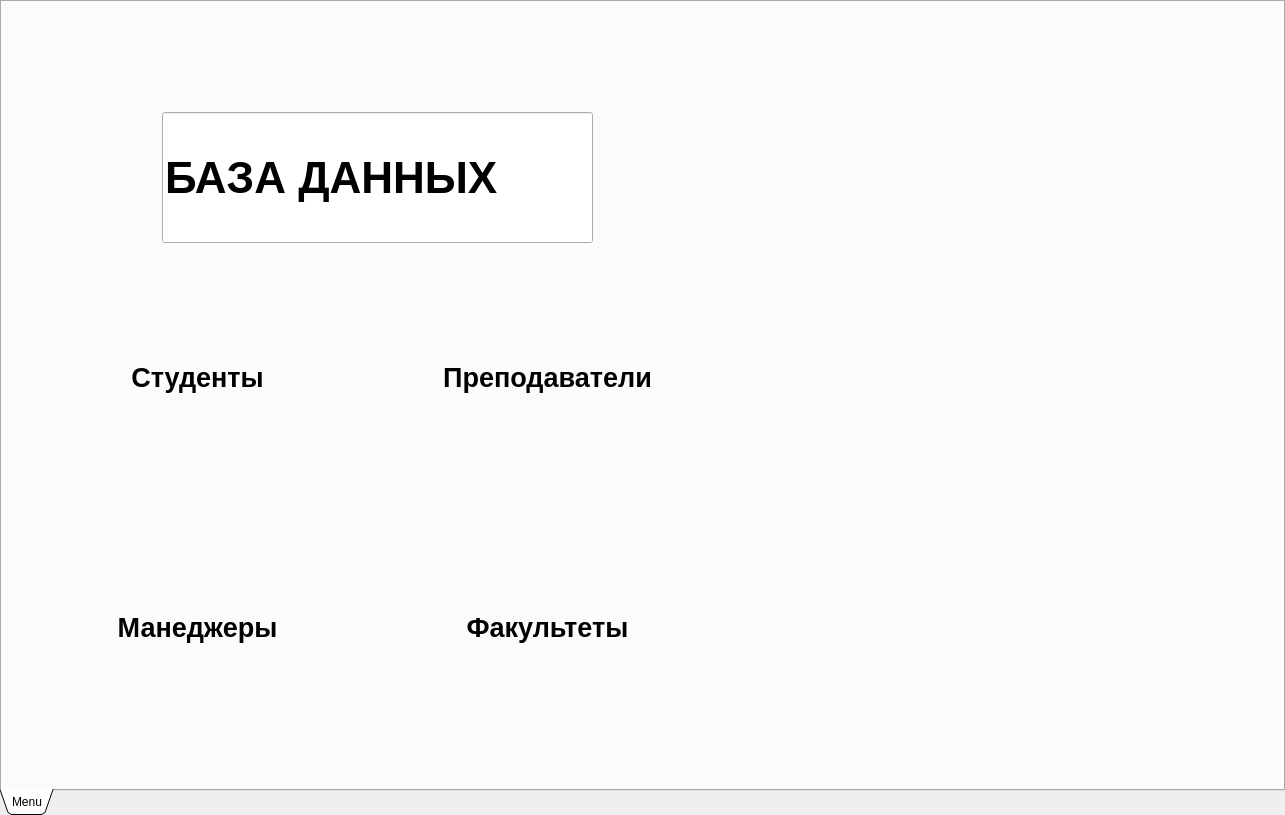
<?xml version="1.0" encoding="UTF-8"?>
<ui version="4.0">
 <class>Form</class>
 <widget class="QWidget" name="Form">
  <property name="geometry">
   <rect>
    <x>0</x>
    <y>0</y>
    <width>1285</width>
    <height>815</height>
   </rect>
  </property>
  <property name="windowTitle">
   <string>Form</string>
  </property>
  <widget class="QTabWidget" name="tabWidget">
   <property name="geometry">
    <rect>
     <x>0</x>
     <y>0</y>
     <width>1285</width>
     <height>815</height>
    </rect>
   </property>
   <property name="tabPosition">
    <enum>QTabWidget::South</enum>
   </property>
   <property name="tabShape">
    <enum>QTabWidget::Triangular</enum>
   </property>
   <property name="currentIndex">
    <number>0</number>
   </property>
   <widget class="QWidget" name="menu">
    <attribute name="title">
     <string>Menu</string>
    </attribute>
    <widget class="QLabel" name="tabMenu">
     <property name="geometry">
      <rect>
       <x>0</x>
       <y>0</y>
       <width>1280</width>
       <height>800</height>
      </rect>
     </property>
     <property name="text">
      <string/>
     </property>
     <property name="pixmap">
      <pixmap>DesignImages/fon_end1.png</pixmap>
     </property>
    </widget>
    <widget class="QLineEdit" name="lineEdit">
     <property name="geometry">
      <rect>
       <x>160</x>
       <y>110</y>
       <width>431</width>
       <height>131</height>
      </rect>
     </property>
     <property name="font">
      <font>
       <pointsize>33</pointsize>
       <weight>75</weight>
       <bold>true</bold>
      </font>
     </property>
     <property name="text">
      <string>БАЗА ДАННЫХ</string>
     </property>
    </widget>
    <widget class="QPushButton" name="buttonStudents">
     <property name="geometry">
      <rect>
       <x>50</x>
       <y>280</y>
       <width>291</width>
       <height>191</height>
      </rect>
     </property>
     <property name="font">
      <font>
       <pointsize>20</pointsize>
       <weight>75</weight>
       <bold>true</bold>
      </font>
     </property>
     <property name="text">
      <string>Студенты</string>
     </property>
     <property name="flat">
      <bool>true</bool>
     </property>
    </widget>
    <widget class="QPushButton" name="buttonTeachers">
     <property name="geometry">
      <rect>
       <x>400</x>
       <y>280</y>
       <width>291</width>
       <height>191</height>
      </rect>
     </property>
     <property name="font">
      <font>
       <pointsize>20</pointsize>
       <weight>75</weight>
       <bold>true</bold>
      </font>
     </property>
     <property name="text">
      <string>Преподаватели</string>
     </property>
     <property name="flat">
      <bool>true</bool>
     </property>
    </widget>
    <widget class="QPushButton" name="buttonManagers">
     <property name="geometry">
      <rect>
       <x>50</x>
       <y>530</y>
       <width>291</width>
       <height>191</height>
      </rect>
     </property>
     <property name="font">
      <font>
       <pointsize>20</pointsize>
       <weight>75</weight>
       <bold>true</bold>
      </font>
     </property>
     <property name="text">
      <string>Манеджеры</string>
     </property>
     <property name="flat">
      <bool>true</bool>
     </property>
    </widget>
    <widget class="QPushButton" name="buttonCourses">
     <property name="geometry">
      <rect>
       <x>400</x>
       <y>530</y>
       <width>291</width>
       <height>191</height>
      </rect>
     </property>
     <property name="font">
      <font>
       <pointsize>20</pointsize>
       <weight>75</weight>
       <bold>true</bold>
      </font>
     </property>
     <property name="text">
      <string>Факультеты</string>
     </property>
     <property name="flat">
      <bool>true</bool>
     </property>
    </widget>
   </widget>
  </widget>
 </widget>
 <resources/>
 <connections/>
</ui>
